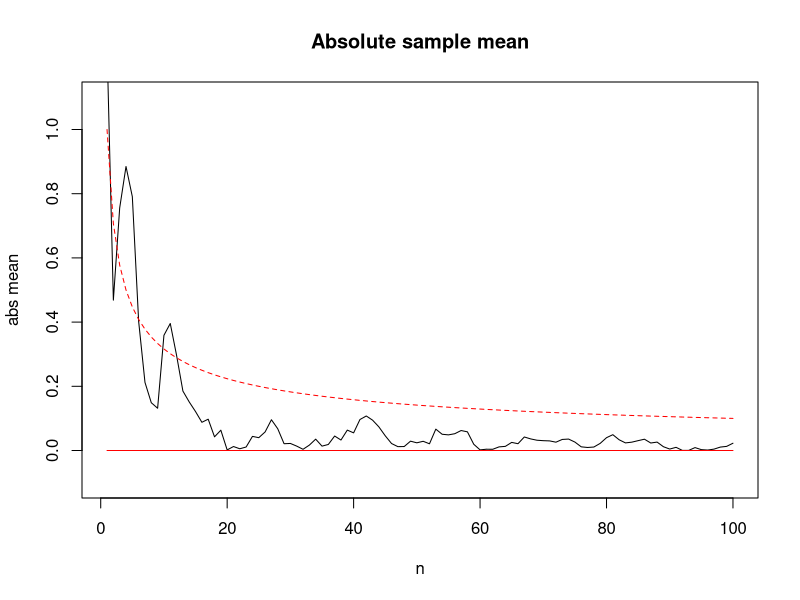

Here is the R script that generated this plot:
## ---- chunk 1
set.seed(0)
## ---- chunk 2
n <- 100
x <- rnorm(n)
y <- rep(0, n)

for (i in 1:n) {
  y[i] <- mean(x[1:i])
}

x_axis = 1:n
plot(x_axis, abs(y), type='l', ylim=c(-0.1, +1.1), 
     main='Absolute sample mean', xlab='n', ylab='abs mean')
lines(c(1, n), c(0, 0), col='red')
lines(x_axis, +x_axis^(-1/2), col='red', lty='dashed')

## ---- chunk 3

## ---- chunk 4

## ---- chunk 5

## ---- chunk 6

## ---- chunk 7

## ---- chunk 8

## ---- chunk 9

## ---- chunk 10

## ---- chunk 11

## ---- chunk 12

